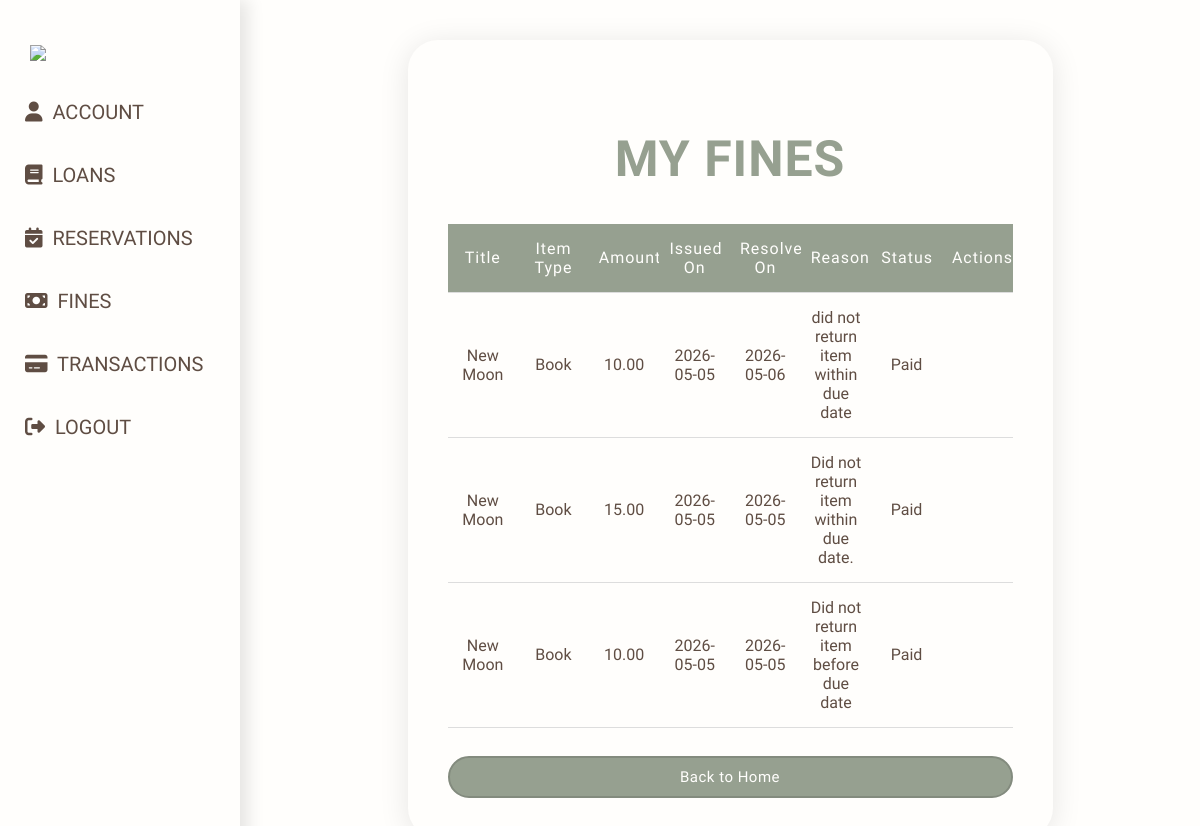
The page /fines (signed in) on the database as committed earlier.
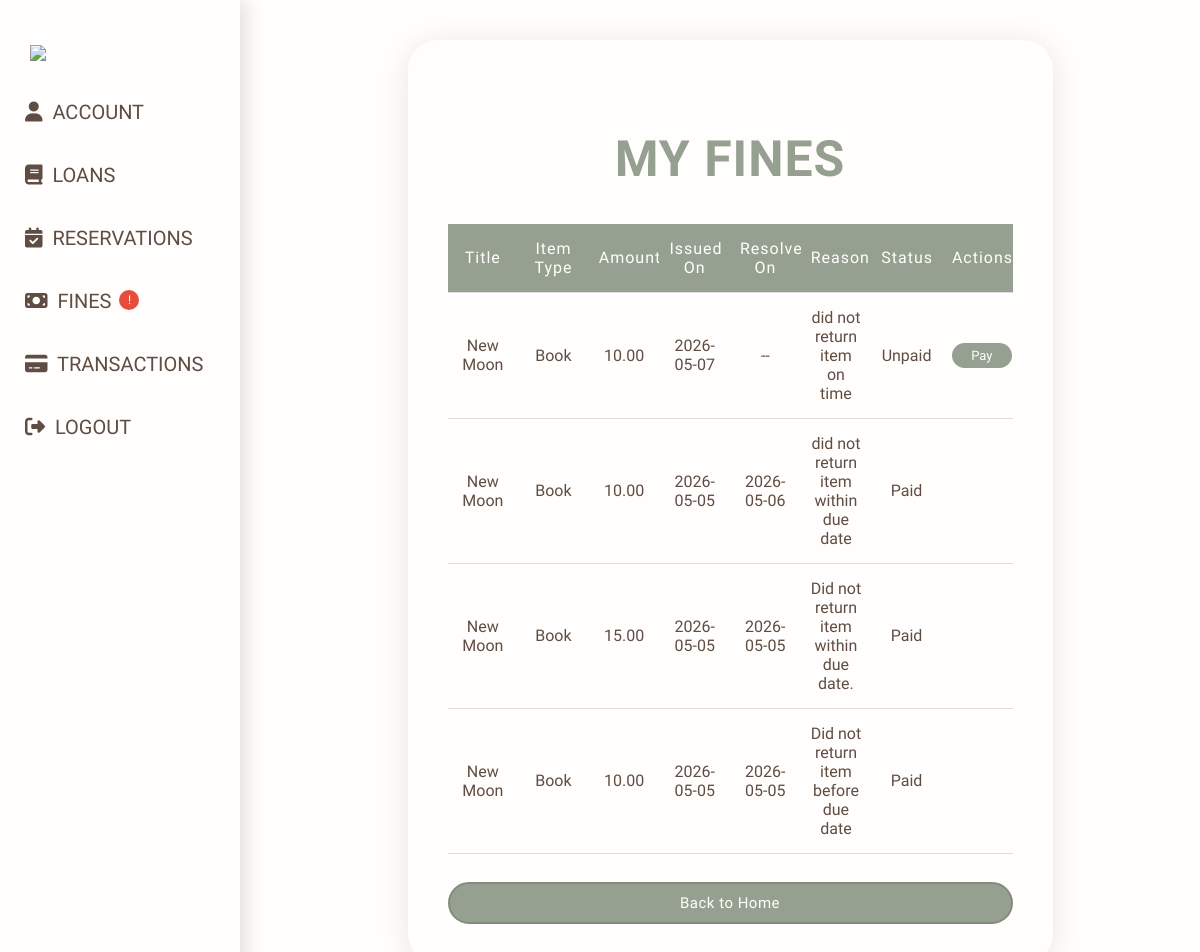
The same page on the database as committed later.
### models/Fine.py (models this page shows, shortened)
class Fine(db.Model):
    __tablename__ = "Fines"
    id                   = db.Column(db.Integer, primary_key=True)
    fine_id              = db.Column(db.String(45), unique=True, nullable=False)
    transaction_id       = db.Column(db.String(45), db.ForeignKey("Transactions.transaction_id"), nullable=False)
    user_id              = db.Column(db.String(45), db.ForeignKey("users.user_id"), nullable=False)
    amount               = db.Column(db.Float, nullable=False)
    issued_on            = db.Column(db.DateTime, default=utcnow)
    status               = db.Column(db.Enum(FineStatus), nullable=False, default=FineStatus.UNPAID)
    resolved_on          = db.Column(db.DateTime, nullable=True)
    reason               = db.Column(db.String(320), nullable=False)
    user                 = db.relationship("User", backref="fines")
    transaction          = db.relationship("Transaction", backref="fines")

### models/Items.py (models this page shows, shortened)
class Item(db.Model):
    __tablename__ = "Items"
    id                  = db.Column(db.Integer, primary_key = True)
    item_id             = db.Column(db.String(36), unique = True, nullable = False)
    title               = db.Column(db.String(200), nullable = False)
    description         = db.Column(db.String(300), nullable = True)
    qty                 = db.Column(db.Integer, nullable = False)
    available_qty       = db.Column(db.Integer, nullable = False)
    added_on            = db.Column(db.DateTime, default = utcnow)
    item_type           = db.Column(db.String(20), nullable = False)
    image_url           = db.Column(db.String(500), nullable = True)
    loan_days           = 14
    __mapper_args__ = {
        'polymorphic_on': item_type,
        'polymorphic_identity': 'item'
    }

### app.py (the view)
@app.route('/fines')
@login_required
def fines():
    fines = (Fine.query.filter_by(user_id=current_user.user_id).order_by(Fine.issued_on.desc()).all())
    return render_template('fines.html', user=current_user, fines=fines)

### app.py (called while the page is built)
@login_manager.user_loader
def load_user(user_id):
    return User.query.filter_by(user_id=user_id).first()

### templates/fines.html (shortened to what this page needs)
{% extends "profile-layout.html" %}
{% block content %}
<h2 class="title">My Fines</h2>
<br>
{% if fines %}
    <table class = "t-table">
        <thead>
            <tr>
                <th>Title</th>
                <th>Item Type</th>
                <th>Amount</th>
                <th>Issued On</th>
                <th>Resolved On</th>
                <th>Reason</th>
                <th>Status</th>
                <th>Actions</th>
            </tr>
        </thead>
        <tbody>
            {% for f in fines %}
            <tr>
                <td>{{ f.transaction.item.title if f.transaction.item else 'N/A' }}</td>
                <td>{{ f.transaction.item.item_type if f.transaction.item else 'N/A' }}</td>
                <td>{{ "%.2f"|format(f.amount) }}</td>
                <td>{{ f.issued_on.strftime('%Y-%m-%d') if f.issued_on else '--' }}</td>
                <td>{{ f.resolved_on.strftime('%Y-%m-%d') if f.resolved_on else '--' }}</td>
                <td>{{ f.reason if f.reason else 'N/A' }}</td>
                <td>{{ f.status.value }}</td>
                <td>
                    {% if f.status.value == 'Unpaid' %}
                        <form method = "post" action="{{ url_for('pay_fine', fine_id=f.fine_id) }}">
                            <button type = "submit" class="pay-btn">Pay</button>
                        </form>
                    {% endif %}
                </td>
            </tr>
            {% endfor %}
        </tbody>
    </table>
{% else %}
<p>No fines found.</p>
{% endif %}
<a href="{{ url_for('index') }}" class="btn">Back to Home</a>
{% endblock %}

Rows that differ between the two databases and show on the page:
added Fine: transaction.item "New Moon", transaction.item "Book", amount "10.00", issued_on "2026-05-07", resolved_on "--", reason "did not return item on time", status.value "Unpaid"
